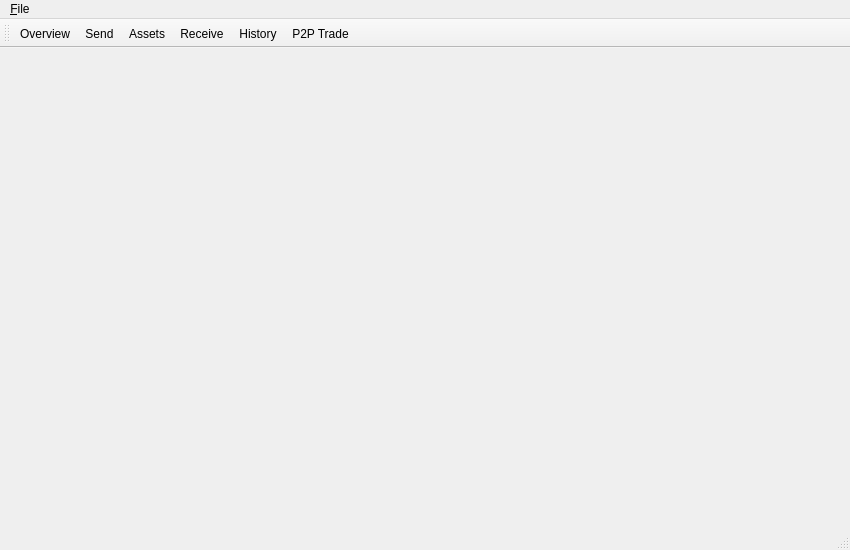
<?xml version="1.0" encoding="UTF-8"?>
<ui version="4.0">
 <class>MainWindow</class>
 <widget class="QMainWindow" name="MainWindow">
  <property name="geometry">
   <rect>
    <x>0</x>
    <y>0</y>
    <width>850</width>
    <height>550</height>
   </rect>
  </property>
  <property name="windowTitle">
   <string>ngcccbase-gui</string>
  </property>
  <widget class="QWidget" name="centralwidget">
   <layout class="QVBoxLayout" name="topLayout">
    <item>
     <widget class="QStackedWidget" name="stackedWidget"/>
    </item>
   </layout>
  </widget>
  <widget class="QMenuBar" name="menubar">
   <property name="geometry">
    <rect>
     <x>0</x>
     <y>0</y>
     <width>850</width>
     <height>29</height>
    </rect>
   </property>
   <widget class="QMenu" name="menuFile">
    <property name="title">
     <string>&amp;File</string>
    </property>
    <addaction name="actionRescan"/>
    <addaction name="separator"/>
    <addaction name="actionExit"/>
   </widget>
   <addaction name="menuFile"/>
  </widget>
  <widget class="QStatusBar" name="statusbar"/>
  <widget class="QToolBar" name="toolBar">
   <property name="windowTitle">
    <string>toolBar</string>
   </property>
   <property name="iconSize">
    <size>
     <width>40</width>
     <height>40</height>
    </size>
   </property>
   <property name="toolButtonStyle">
    <enum>Qt::ToolButtonTextBesideIcon</enum>
   </property>
   <property name="floatable">
    <bool>false</bool>
   </property>
   <attribute name="toolBarArea">
    <enum>TopToolBarArea</enum>
   </attribute>
   <attribute name="toolBarBreak">
    <bool>false</bool>
   </attribute>
   <addaction name="actionGotoOverview"/>
   <addaction name="actionGotoSendcoins"/>
   <addaction name="actionGotoAssets"/>
   <addaction name="actionGotoReceive"/>
   <addaction name="actionGotoHistory"/>
   <addaction name="actionP2PTrade"/>
  </widget>
  <action name="actionGotoOverview">
   <property name="checkable">
    <bool>true</bool>
   </property>
   <property name="checked">
    <bool>false</bool>
   </property>
   <property name="icon">
    <iconset>
     <normaloff>../icons/overview.png</normaloff>../icons/overview.png</iconset>
   </property>
   <property name="text">
    <string>Overview</string>
   </property>
   <property name="toolTip">
    <string>Change to Overview page</string>
   </property>
  </action>
  <action name="actionGotoSendcoins">
   <property name="checkable">
    <bool>true</bool>
   </property>
   <property name="icon">
    <iconset>
     <normaloff>../icons/send.png</normaloff>../icons/send.png</iconset>
   </property>
   <property name="text">
    <string>Send</string>
   </property>
   <property name="toolTip">
    <string>Change to Send coins page</string>
   </property>
  </action>
  <action name="actionGotoAssets">
   <property name="checkable">
    <bool>true</bool>
   </property>
   <property name="icon">
    <iconset>
     <normaloff>../icons/assets.png</normaloff>../icons/assets.png</iconset>
   </property>
   <property name="text">
    <string>Assets</string>
   </property>
   <property name="toolTip">
    <string>Change to Assets page</string>
   </property>
  </action>
  <action name="actionGotoReceive">
   <property name="checkable">
    <bool>true</bool>
   </property>
   <property name="icon">
    <iconset>
     <normaloff>../icons/receive.png</normaloff>../icons/receive.png</iconset>
   </property>
   <property name="text">
    <string>Receive</string>
   </property>
   <property name="toolTip">
    <string>Change to Receive page</string>
   </property>
  </action>
  <action name="actionGotoHistory">
   <property name="checkable">
    <bool>true</bool>
   </property>
   <property name="icon">
    <iconset>
     <normaloff>../icons/history.png</normaloff>../icons/history.png</iconset>
   </property>
   <property name="text">
    <string>History</string>
   </property>
   <property name="toolTip">
    <string>Change to History page</string>
   </property>
  </action>
  <action name="actionP2PTrade">
   <property name="checkable">
    <bool>true</bool>
   </property>
   <property name="icon">
    <iconset>
     <normaloff>../icons/trade.png</normaloff>../icons/trade.png</iconset>
   </property>
   <property name="text">
    <string>P2P Trade</string>
   </property>
   <property name="toolTip">
    <string>Change to P2P Trade page</string>
   </property>
  </action>
  <action name="actionRescan">
   <property name="text">
    <string>update</string>
   </property>
   <property name="toolTip">
    <string>update data</string>
   </property>
  </action>
  <action name="actionExit">
   <property name="icon">
    <iconset>
     <normalon>../icons/quit.png</normalon>
    </iconset>
   </property>
   <property name="text">
    <string>&amp;Exit</string>
   </property>
   <property name="menuRole">
    <enum>QAction::QuitRole</enum>
   </property>
  </action>
 </widget>
 <resources/>
 <connections/>
</ui>
